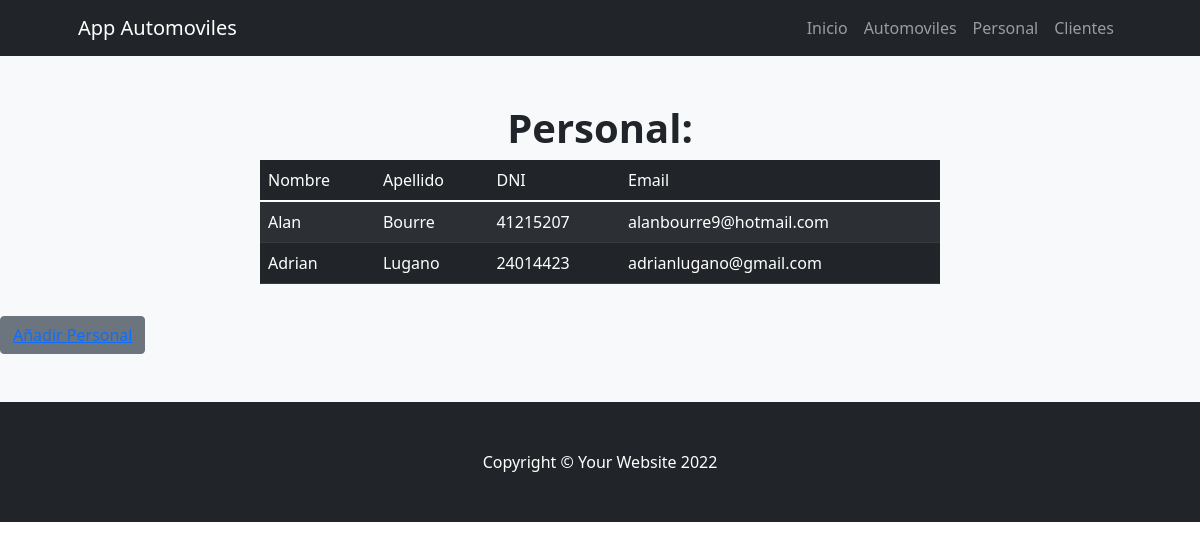
/Appautomoviles/personal/, run on an earlier commit of the app's database.
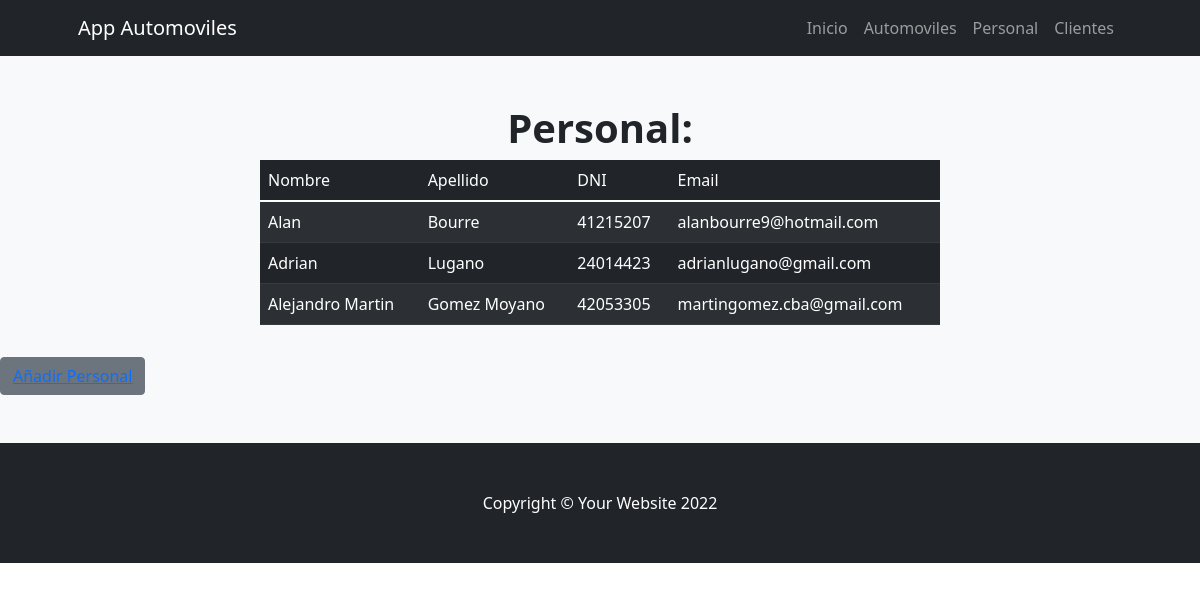
And on a later commit of the database.
### Appautomoviles/models.py (models this page shows)
class Personal(models.Model):
    nombre = models.CharField("Nombre", max_length=30)
    apellido = models.CharField("Apellido", max_length=30)
    dni = models.CharField("DNI", max_length=8)
    email = models.EmailField(blank=True, null=True)
    class Meta:
        verbose_name_plural = "Personal"

### Appautomoviles/views.py (the view)
# urls.py: path("personal/", views.personal, name="personal"),
def personal(request):
    personal = Personal.objects.all()
    return render(request, "Appautomoviles/personal.html", {"personal": personal})

### Appautomoviles/templates/Appautomoviles/personal.html (shortened to what this page needs)
{% extends "Appautomoviles/base.html" %}
{% load static %}
{% block contenidoPagina %}
<section class="bg-light py-5">
    <div class="container px-5">
        <div class="row gx-5 justify-content-center">
            <div class="col-lg-8">
                <h1 class="text-center"><b>Personal:</b></h1>
                    <table class="table table-dark table-striped">
                        <thead>
                            <td>Nombre</td>
                            <td>Apellido</td>
                            <td>DNI</td>
                            <td>Email</td>
                        </thead>
                        {% for persona in personal %}
                        <tr>
                            <td> {{persona.nombre}} </td>
                            <td> {{persona.apellido}} </td>
                            <td> {{persona.dni}} </td>
                            <td> {{persona.email}} </td>
                        </tr>
                        {% endfor %}
                    </table>
            </div>
        </div>
    </div>
    <button class=" mt-3 btn btn-secondary ms-7"><a href="{%url 'formulario_personal'%}">Añadir Personal</a></button>
</section>
{% endblock %}

What changed in the data, as far as the page shows it:
added Personal: nombre "Alejandro Martin", apellido "Gomez Moyano", dni "42053305", email "martingomez.cba@gmail.com"
